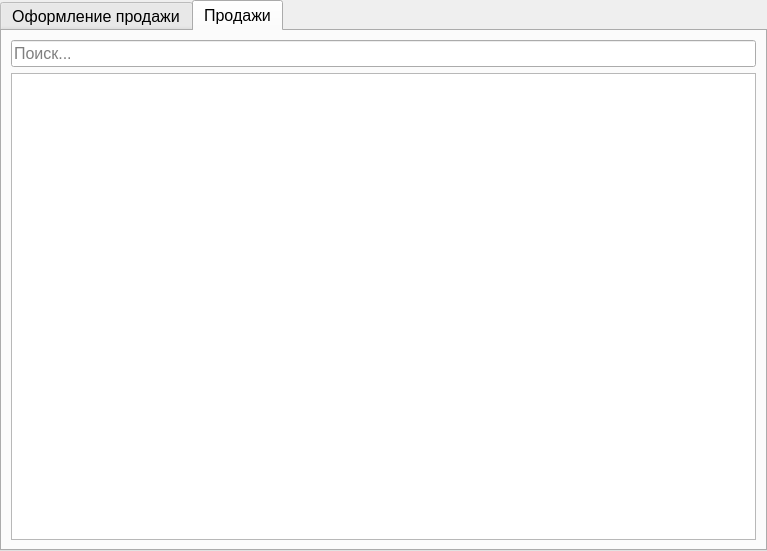
<?xml version="1.0" encoding="UTF-8"?>
<ui version="4.0">
 <class>CashierWindow</class>
 <widget class="QWidget" name="CashierWindow">
  <property name="geometry">
   <rect>
    <x>0</x>
    <y>0</y>
    <width>767</width>
    <height>551</height>
   </rect>
  </property>
  <property name="windowTitle">
   <string>Кассир</string>
  </property>
  <layout class="QGridLayout" name="gridLayout">
   <property name="leftMargin">
    <number>0</number>
   </property>
   <property name="topMargin">
    <number>0</number>
   </property>
   <property name="rightMargin">
    <number>0</number>
   </property>
   <property name="bottomMargin">
    <number>0</number>
   </property>
   <item row="0" column="0">
    <widget class="QTabWidget" name="tabWidget">
     <property name="font">
      <font>
       <pointsize>12</pointsize>
      </font>
     </property>
     <property name="currentIndex">
      <number>1</number>
     </property>
     <widget class="QWidget" name="tabSale">
      <attribute name="title">
       <string>Оформление продажи</string>
      </attribute>
      <layout class="QHBoxLayout" name="horizontalLayout" stretch="6,4">
       <item>
        <layout class="QVBoxLayout" name="verticalLayout_2">
         <item>
          <widget class="QLabel" name="label">
           <property name="font">
            <font>
             <pointsize>12</pointsize>
             <bold>true</bold>
            </font>
           </property>
           <property name="text">
            <string>Товары</string>
           </property>
          </widget>
         </item>
         <item>
          <widget class="QLineEdit" name="leSearchProduct">
           <property name="placeholderText">
            <string>Поиск...</string>
           </property>
          </widget>
         </item>
         <item>
          <widget class="QTableWidget" name="twProducts">
           <property name="editTriggers">
            <set>QAbstractItemView::EditTrigger::AnyKeyPressed|QAbstractItemView::EditTrigger::DoubleClicked</set>
           </property>
           <property name="sortingEnabled">
            <bool>true</bool>
           </property>
           <property name="supportedDragActions">
            <set>Qt::DropAction::CopyAction</set>
           </property>
          </widget>
         </item>
        </layout>
       </item>
       <item>
        <layout class="QVBoxLayout" name="verticalLayout_3" stretch="0,0,0,0,0,0">
         <item>
          <layout class="QHBoxLayout" name="horizontalLayout_5" stretch="1,0">
           <item>
            <widget class="QLabel" name="label_2">
             <property name="font">
              <font>
               <pointsize>12</pointsize>
               <bold>true</bold>
              </font>
             </property>
             <property name="text">
              <string>Итог</string>
             </property>
            </widget>
           </item>
           <item>
            <widget class="QPushButton" name="pbAccount">
             <property name="font">
              <font>
               <pointsize>9</pointsize>
              </font>
             </property>
             <property name="text">
              <string>Аккаунт</string>
             </property>
            </widget>
           </item>
          </layout>
         </item>
         <item>
          <widget class="QTableWidget" name="twCart">
           <property name="editTriggers">
            <set>QAbstractItemView::EditTrigger::AnyKeyPressed|QAbstractItemView::EditTrigger::DoubleClicked</set>
           </property>
           <property name="sortingEnabled">
            <bool>true</bool>
           </property>
           <property name="supportedDragActions">
            <set>Qt::DropAction::CopyAction</set>
           </property>
          </widget>
         </item>
         <item>
          <layout class="QHBoxLayout" name="horizontalLayout_4" stretch="1,0">
           <item>
            <widget class="QLabel" name="label_8">
             <property name="text">
              <string>Цена без скидки</string>
             </property>
            </widget>
           </item>
           <item>
            <widget class="QLabel" name="lCostWithoutDiscount">
             <property name="text">
              <string>0.0</string>
             </property>
             <property name="alignment">
              <set>Qt::AlignmentFlag::AlignRight|Qt::AlignmentFlag::AlignTrailing|Qt::AlignmentFlag::AlignVCenter</set>
             </property>
            </widget>
           </item>
          </layout>
         </item>
         <item>
          <layout class="QHBoxLayout" name="horizontalLayout_3" stretch="1,0">
           <item>
            <widget class="QLabel" name="label_6">
             <property name="text">
              <string>Скидка</string>
             </property>
            </widget>
           </item>
           <item>
            <widget class="QDoubleSpinBox" name="dsbDiscount">
             <property name="alignment">
              <set>Qt::AlignmentFlag::AlignRight|Qt::AlignmentFlag::AlignTrailing|Qt::AlignmentFlag::AlignVCenter</set>
             </property>
             <property name="prefix">
              <string/>
             </property>
             <property name="suffix">
              <string>%</string>
             </property>
            </widget>
           </item>
          </layout>
         </item>
         <item>
          <layout class="QHBoxLayout" name="horizontalLayout_2" stretch="1,0">
           <item>
            <widget class="QLabel" name="label_4">
             <property name="font">
              <font>
               <pointsize>16</pointsize>
               <bold>true</bold>
              </font>
             </property>
             <property name="text">
              <string>Итог</string>
             </property>
            </widget>
           </item>
           <item>
            <widget class="QLabel" name="lTotal">
             <property name="font">
              <font>
               <pointsize>16</pointsize>
               <bold>true</bold>
              </font>
             </property>
             <property name="text">
              <string>0.0</string>
             </property>
             <property name="alignment">
              <set>Qt::AlignmentFlag::AlignRight|Qt::AlignmentFlag::AlignTrailing|Qt::AlignmentFlag::AlignVCenter</set>
             </property>
            </widget>
           </item>
          </layout>
         </item>
         <item>
          <widget class="QPushButton" name="pbSave">
           <property name="text">
            <string>Пробить чек</string>
           </property>
          </widget>
         </item>
        </layout>
       </item>
      </layout>
     </widget>
     <widget class="QWidget" name="tabSales">
      <attribute name="title">
       <string>Продажи</string>
      </attribute>
      <layout class="QVBoxLayout" name="verticalLayout_4">
       <item>
        <widget class="QLineEdit" name="leSearchSale">
         <property name="placeholderText">
          <string>Поиск...</string>
         </property>
        </widget>
       </item>
       <item>
        <widget class="QTableView" name="twSales">
         <property name="sortingEnabled">
          <bool>true</bool>
         </property>
        </widget>
       </item>
      </layout>
     </widget>
    </widget>
   </item>
  </layout>
 </widget>
 <resources/>
 <connections/>
</ui>
